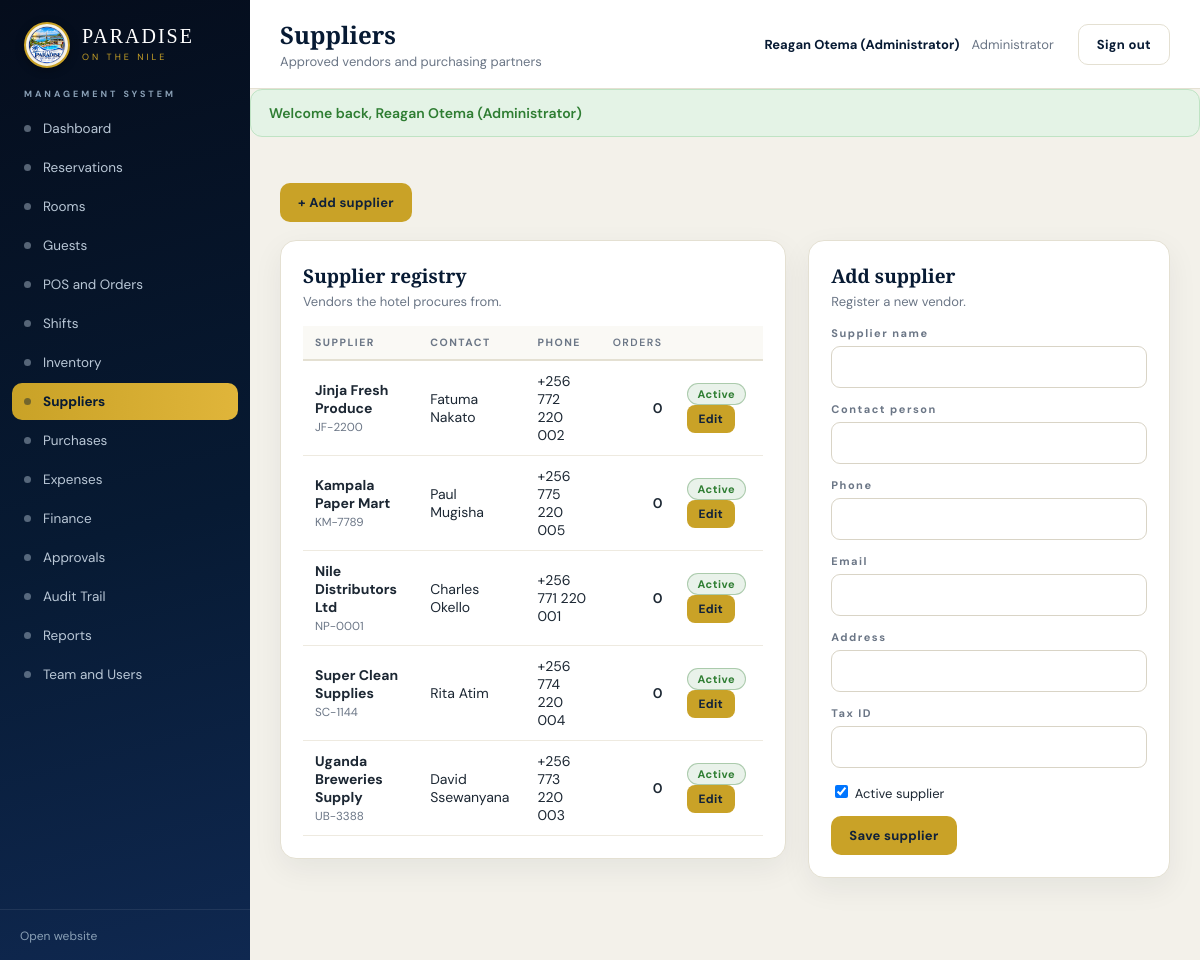
The page /backend-php/index.php?page=suppliers (signed in) on the database its author committed.
### tables this page shows
CREATE TABLE IF NOT EXISTS suppliers (
 id BIGINT UNSIGNED AUTO_INCREMENT PRIMARY KEY,
 hotel_id BIGINT UNSIGNED NOT NULL,
 name VARCHAR(190) NOT NULL,
 contact_person VARCHAR(120),
 phone VARCHAR(50),
 email VARCHAR(190),
 address VARCHAR(255),
 tax_id VARCHAR(80),
 active BOOLEAN DEFAULT TRUE,
 created_at TIMESTAMP NULL
);

### backend-php/modules/suppliers.php (the view, shortened to what this page needs)
<?php
$list=rows('SELECT s.*,(SELECT COUNT(*) FROM purchase_orders po WHERE po.supplier_id=s.id) orders FROM suppliers s ORDER BY s.name');
$edit=(int)($_GET['edit']??0); $es=null; if($edit) $es=row('SELECT * FROM suppliers WHERE id=?',[$edit]);
echo '<div class="toolbar"><a class="btn" href="'.BASE.'/index.php?page=suppliers&act=save">+ Add supplier</a></div>';
echo '<div class="twoCol"><div>';
echo '<div class="panel"><h2>Supplier registry</h2><p class="hint">Vendors the hotel procures from.</p>';
echo '<table class="tbl"><thead><tr><th>Supplier</th><th>Contact</th><th>Phone</th><th class="num">Orders</th><th></th></tr></thead><tbody>';
foreach($list as $s){ echo '<tr><td><b>'.e($s['name']).'</b><br><small style="color:var(--muted)">'.e($s['tax_id']??'').'</small></td><td>'.e($s['contact_person']??'-').'</td><td>'.e($s['phone']??'-').'</td><td class="num">'.(int)$s['orders'].'</td><td>'.($s['active']?badge('Active','ok'):badge('Inactive','grey')).' <a class="btn sm" href="'.BASE.'/index.php?page=suppliers&edit='.(int)$s['id'].'">Edit</a></td></tr>'; }
echo '</tbody></table></div></div>';
echo '<div>';
echo '<div class="panel"><h2>'.($edit?'Edit supplier':'Add supplier').'</h2><p class="hint">'.($edit?'Update this vendor record.':'Register a new vendor.').'</p>';
echo '<div class="field"><label>Supplier name</label><input name="name" value="'.e($es['name']??'').'" required></div>';
echo '<div class="field"><label>Contact person</label><input name="contact_person" value="'.e($es['contact_person']??'').'"></div>';
echo '<div class="field"><label>Phone</label><input name="phone" value="'.e($es['phone']??'').'"></div>';
echo '<div class="field"><label>Email</label><input name="email" value="'.e($es['email']??'').'"></div>';
echo '<div class="field"><label>Address</label><input name="address" value="'.e($es['address']??'').'"></div>';
echo '<div class="field"><label>Tax ID</label><input name="tax_id" value="'.e($es['tax_id']??'').'"></div>';
echo '<label style="font-size:13px"><input type="checkbox" name="active"'.($edit&&$es['active']?' checked':' checked').'> Active supplier</label>';
echo '<div style="margin-top:14px"><button class="btn">Save supplier</button></div>';
echo '</div></div></div>';

### backend-php/app/bootstrap.php (shortened to what this page needs)
<?php
function db(): PDO{
 static $pdo=null;
 if($pdo===null){
  $pdo=new PDO('mysql:host='.DB_HOST.';dbname='.DB_NAME.';charset=utf8mb4',DB_USER,DB_PASS,[
   PDO::ATTR_ERRMODE=>PDO::ERRMODE_EXCEPTION,
   PDO::ATTR_DEFAULT_FETCH_MODE=>PDO::FETCH_ASSOC
  ]);
 }
 return $pdo;
}
function q(string $sql,array $p=[]){ $st=db()->prepare($sql); $st->execute($p); return $st; }
function rows(string $sql,array $p=[]){ return q($sql,$p)->fetchAll(); }
function e($v=null): string{ return htmlspecialchars((string)$v,ENT_QUOTES,'UTF-8'); }
function badge(string $text,string $tone='grey'): string{
 $tones=['ok'=>'#2e7d32','warn'=>'#b26a00','bad'=>'#c62828','gold'=>'#C9A227','navy'=>'#1E3A5F','blue'=>'#0B5D78','grey'=>'#64748b'];
 $c=$tones[$tone]??$tones['grey'];
 return '<span class="badge" style="background:'.$c.'1a;color:'. $c.';border:1px solid '.$c.'55">'.e($text).'</span>';
}

### backend-php/assets/admin.css (style rules this page uses)
:root { --gold:#C9A227;--navy:#071A33;--navy2:#0f2850;--nile:#0B5D78;--ivory:#f6f3ea;--ink:#1c2733;--muted:#6b7686;--line:#e4e0d2;--bg:#f3f1ea }
* { box-sizing:border-box }
html,body { margin:0;padding:0 }
body { font-family:'DM Sans',system-ui,sans-serif;background:var(--bg);color:var(--ink);font-size:14px }
h1,h2,h3,h4 { font-family:'Playfair Display',serif;font-weight:600;margin:0 }
a { color:inherit;text-decoration:none }
button { font-family:inherit;cursor:pointer }
.toolbar { display:flex;flex-wrap:wrap;gap:10px;align-items:center;justify-content:space-between;margin-bottom:18px }
.panel { background:#fff;border:1px solid var(--line);border-radius:16px;padding:22px;margin-bottom:22px;box-shadow:0 10px 30px #071A3310 }
.panel h2 { font-size:19px;color:var(--navy);margin-bottom:4px }
.panel .hint { color:var(--muted);font-size:13px;margin:0 0 16px }
table.tbl { width:100%;border-collapse:collapse }
.tbl th { text-align:left;font-size:10.5px;letter-spacing:1.5px;color:var(--muted);text-transform:uppercase;padding:10px 12px;border-bottom:2px solid var(--line);background:#faf9f5 }
.tbl td { padding:11px 12px;border-bottom:1px solid #eeeae0;vertical-align:middle }
.tbl .num { text-align:right;font-weight:600 }
.badge { display:inline-block;padding:3px 10px;border-radius:999px;font-size:11px;font-weight:700;letter-spacing:.5px }
.btn,.btnGhost { display:inline-flex;align-items:center;gap:7px;background:var(--gold);color:#10213a;padding:11px 18px;border-radius:10px;font-weight:700;font-size:13px;border:0;letter-spacing:.3px }
.btn.sm,.btnGhost.sm { padding:6px 12px;font-size:12px;border-radius:8px }
.field { margin-bottom:14px }
.field label { display:block;font-size:11px;letter-spacing:1.5px;font-weight:700;color:var(--muted);margin-bottom:6px }
.field input,.field select,.field textarea { width:100%;padding:11px 13px;border:1px solid #d9d4c6;border-radius:9px;font-family:inherit;font-size:14px;background:#fff;color:var(--ink) }
.twoCol { display:grid;grid-template-columns:1.4fr 1fr;gap:22px;align-items:start }

### rows shown on the page
suppliers: name "Jinja Fresh Produce", tax "JF-2200", contact_person "Fatuma Nakato", phone "+256 772 220 002", orders "0"
suppliers: name "Kampala Paper Mart", tax "KM-7789", contact_person "Paul Mugisha", phone "+256 775 220 005", orders "0"
suppliers: name "Nile Distributors Ltd", tax "NP-0001", contact_person "Charles Okello", phone "+256 771 220 001", orders "0"
suppliers: name "Super Clean Supplies", tax "SC-1144", contact_person "Rita Atim", phone "+256 774 220 004", orders "0"
suppliers: name "Uganda Breweries Supply", tax "UB-3388", contact_person "David Ssewanyana", phone "+256 773 220 003", orders "0"

### other values the page prints
$lbl "Dashboard"
$lbl "Reservations"
$lbl "Rooms"
$lbl "Guests"
$lbl "POS and Orders"
$lbl "Shifts"
$lbl "Inventory"
$lbl "Suppliers"
$lbl "Purchases"
$lbl "Expenses"
$lbl "Finance"
$lbl "Approvals"
$lbl "Audit Trail"
$lbl "Reports"
$lbl "Team and Users"
